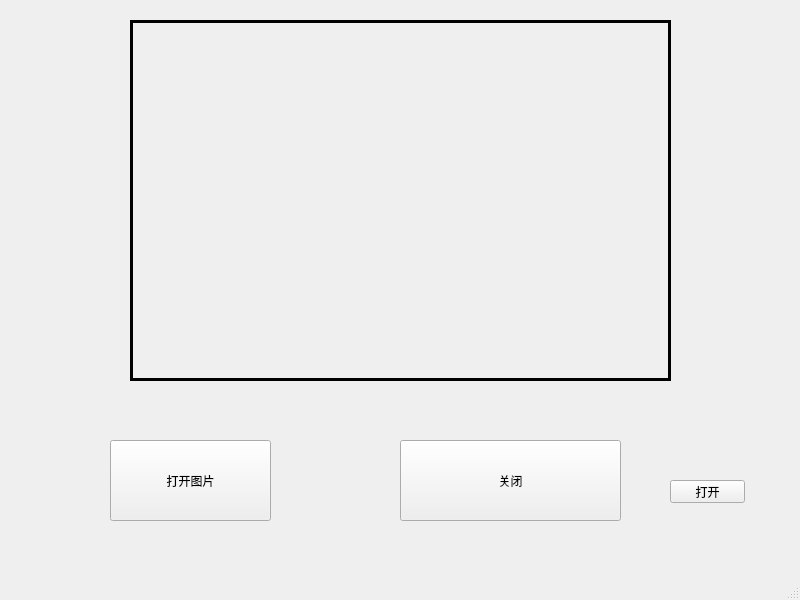
<?xml version="1.0" encoding="UTF-8"?>
<ui version="4.0">
 <class>MainWindow</class>
 <widget class="QMainWindow" name="MainWindow">
  <property name="geometry">
   <rect>
    <x>0</x>
    <y>0</y>
    <width>800</width>
    <height>600</height>
   </rect>
  </property>
  <property name="windowTitle">
   <string>MainWindow</string>
  </property>
  <widget class="QWidget" name="centralwidget">
   <widget class="QLabel" name="label">
    <property name="geometry">
     <rect>
      <x>130</x>
      <y>20</y>
      <width>541</width>
      <height>361</height>
     </rect>
    </property>
    <property name="frameShape">
     <enum>QFrame::Panel</enum>
    </property>
    <property name="lineWidth">
     <number>3</number>
    </property>
    <property name="text">
     <string/>
    </property>
   </widget>
   <widget class="QPushButton" name="pushButton">
    <property name="geometry">
     <rect>
      <x>110</x>
      <y>440</y>
      <width>161</width>
      <height>81</height>
     </rect>
    </property>
    <property name="text">
     <string>打开图片</string>
    </property>
   </widget>
   <widget class="QPushButton" name="pushButton_2">
    <property name="geometry">
     <rect>
      <x>400</x>
      <y>440</y>
      <width>221</width>
      <height>81</height>
     </rect>
    </property>
    <property name="text">
     <string>关闭</string>
    </property>
   </widget>
   <widget class="QPushButton" name="pushButton_3">
    <property name="geometry">
     <rect>
      <x>670</x>
      <y>480</y>
      <width>75</width>
      <height>23</height>
     </rect>
    </property>
    <property name="text">
     <string>打开</string>
    </property>
   </widget>
  </widget>
  <widget class="QMenuBar" name="menubar">
   <property name="geometry">
    <rect>
     <x>0</x>
     <y>0</y>
     <width>800</width>
     <height>23</height>
    </rect>
   </property>
  </widget>
  <widget class="QStatusBar" name="statusbar"/>
 </widget>
 <resources/>
 <connections/>
</ui>
